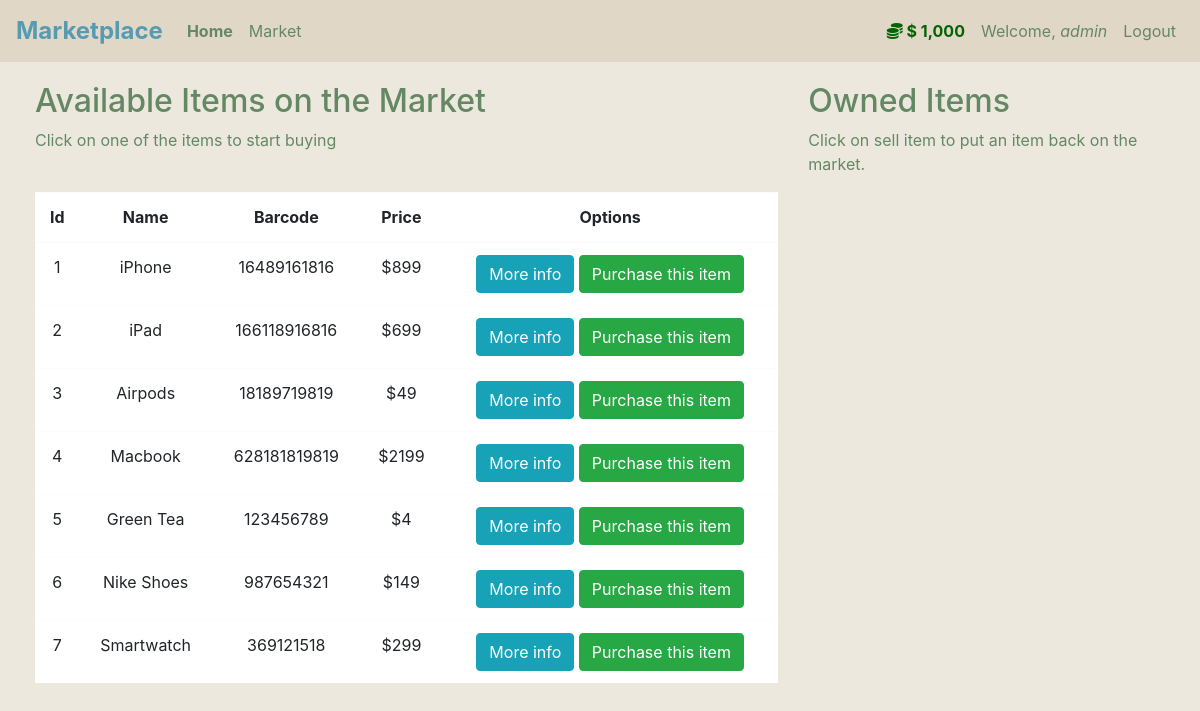
Page /market (signed in) on the committed database.
### market/models.py (models this page shows, shortened)
class User(db.Model, UserMixin):
    id = db.Column(db.Integer(), primary_key=True)
    username = db.Column(db.String(length=30), nullable=False, unique=True)
    email = db.Column(db.String(length=50), nullable=False, unique=True)
    password_hash = db.Column(db.String(length=60), nullable=False)
    budget = db.Column(db.Integer(), default=1000)
    items = db.relationship("Item", backref="owned_user", lazy=True)
    @property
    def prettier_budget(self):
        if len(str(self.budget)) >= 4:
            return f"$ {str(self.budget)[:-3]},{str(self.budget)[-3:]}"
        else:
            return f"$ {self.budget}"
    @property
    def password(self):
        return self.password

class Item(db.Model):
    id = db.Column(db.Integer(), primary_key=True)
    name = db.Column(db.String(length=30), nullable=False, unique=True)
    barcode = db.Column(db.String(length=12), nullable=False, unique=True)
    price = db.Column(db.Integer(), nullable=False)
    description = db.Column(db.String(length=1024), nullable=False, unique=True)
    owner = db.Column(db.Integer(), db.ForeignKey("user.id"))

### market/routes.py (the view, shortened to what this page needs)
@app.route("/market", methods=["POST", "GET"])
@login_required
def market_page():
    purchase_form = PurchaseItemForm()
    selling_form = SellItemForm()
    if request.method == "GET":
        items = Item.query.filter_by(owner=None)
        owned_items = Item.query.filter_by(owner=current_user.id)
        return render_template("market.html", items=items, purchase_form=purchase_form, owned_items=owned_items,
                               selling_form=selling_form)

### market/models.py (called while the page is built)
@login_manager.user_loader
def load_user(user_id):
    return User.query.get(int(user_id))

### market/templates/market.html (shortened to what this page needs)
{% extends "base.html" %} {% block title %} Market page {% endblock %} {% block
content %}
<div class="row">
  <div class="col-8">
    <h2>Available Items on the Market</h2>
    <p>Click on one of the items to start buying</p>
    <br />
    <table class="table table-hover table-light">
      <thead>
        <tr>
          <th scope="col">Id</th>
          <th scope="col">Name</th>
          <th scope="col">Barcode</th>
          <th scope="col">Price</th>
          <th scope="col">Options</th>
        </tr>
      </thead>
      <tbody>
        {% for item in items %} {% include "./includes/items_modals.html" %}
        <tr>
          <td>{{ item.id }}</td>
          <td>{{ item.name }}</td>
          <td>{{ item.barcode }}</td>
          <td>${{ item.price }}</td>
          <td>
            <button
              class="btn btn-outline btn-info"
              data-toggle="modal"
              data-target="#Modal-MoreInfo-{{ item.id }}"
            >
              More info
            </button>
            <button
              class="btn btn-outline btn-success"
              data-toggle="modal"
              data-target="#Modal-PurchaseConfirm-{{ item.id }}"
            >
              Purchase this item
            </button>
          </td>
        </tr>
        {% endfor %}
      </tbody>
    </table>
  </div>
  <div class="col-4">
    <h2>Owned Items</h2>
    <p>Click on sell item to put an item back on the market.</p>
    <br />
  </div>
</div>
{% endblock %}

### market/templates/base.html (shortened to what this page needs)
<!DOCTYPE html>
<html lang="en">
  <head>
    <link
      rel="stylesheet"
      href="https://use.fontawesome.com/releases/v5.7.1/css/all.css"
    />
    <link
      rel="stylesheet"
      href="https://cdn.jsdelivr.net/npm/bootstrap@4.5.3/dist/css/bootstrap.min.css"
    />
    <link rel="stylesheet" type="text/css" href="./static/css/styles.css" />
  </head>
  <body>
    <nav class="navbar navbar-expand-md">
      <a class="navbar-brand" href="/">Marketplace</a>
      <div class="collapse navbar-collapse" id="navbarNav">
        <ul class="navbar-nav mr-auto">
          <li class="nav-item active">
            <a
              class="nav-link font-weight-bold"
              href="{{ url_for('home_page') }}"
              >Home <span class="sr-only">(current)</span></a
            >
          </li>
          <li class="nav-item">
            <a class="nav-link" href="{{ url_for('market_page') }}">Market</a>
          </li>
        </ul>
        {% if current_user.is_authenticated %}
        <ul class="navbar-nav">
          <li class="nav-item">
            <a class="nav-link coin">
              <i class="fas fa-coins"></i>
              {{ current_user.prettier_budget }}
            </a>
          </li>
          <li class="nav-item">
            <a class="nav-link"
              >Welcome, <em>{{ current_user.username }}</em></a
            >
          </li>
          <li class="nav-item">
            <a class="nav-link" href="{{url_for('logout_page') }}">Logout</a>
          </li>
        </ul>
        {% endif %}
      </div>
    </nav>
     {% block content %} {% endblock %}
  </body>
</html>

### market/static/css/styles.css (style rules this page uses)
body { background-color: #ece8dd; color: #658864; }
a.coin { color: #006400 !important; font-weight: bold; }
.row { margin: 20px; }
nav { background-color: #e1d7c6; }
a.nav-link { color: #658864; }
a.navbar-brand { color: #579bb1; font-size: x-large; font-weight: bold; }
tr { background-color: #fff; border-top: 1px solid #ccc; text-align: center; }
td { padding: 12px; }

### rows in the picture
User: prettier_budget "$ 1,000", username "admin"
Item: id "1", name "iPhone", barcode "16489161816", price "899"
Item: id "2", name "iPad", barcode "166118916816", price "699"
Item: id "3", name "Airpods", barcode "18189719819", price "49"
Item: id "4", name "Macbook", barcode "628181819819", price "2199"
Item: id "5", name "Green Tea", barcode "123456789", price "4"
Item: id "6", name "Nike Shoes", barcode "987654321", price "149"
Item: id "7", name "Smartwatch", barcode "369121518", price "299"
